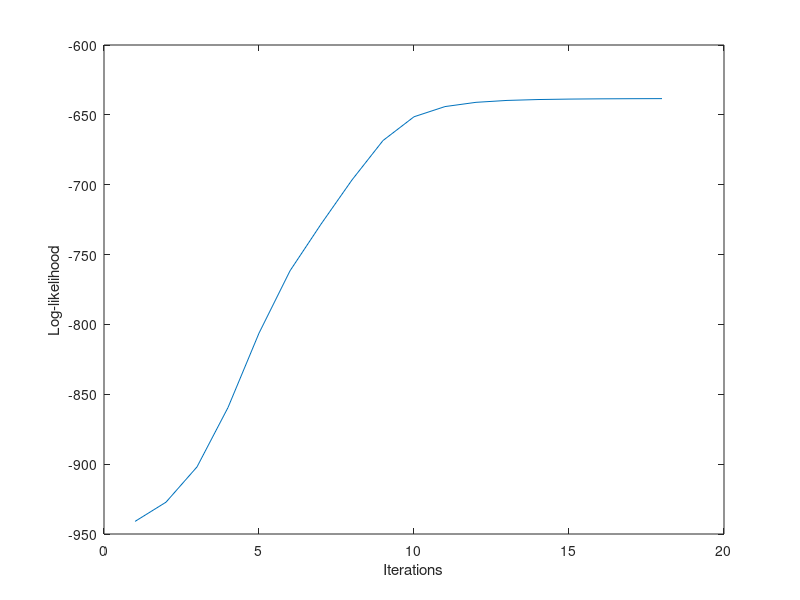
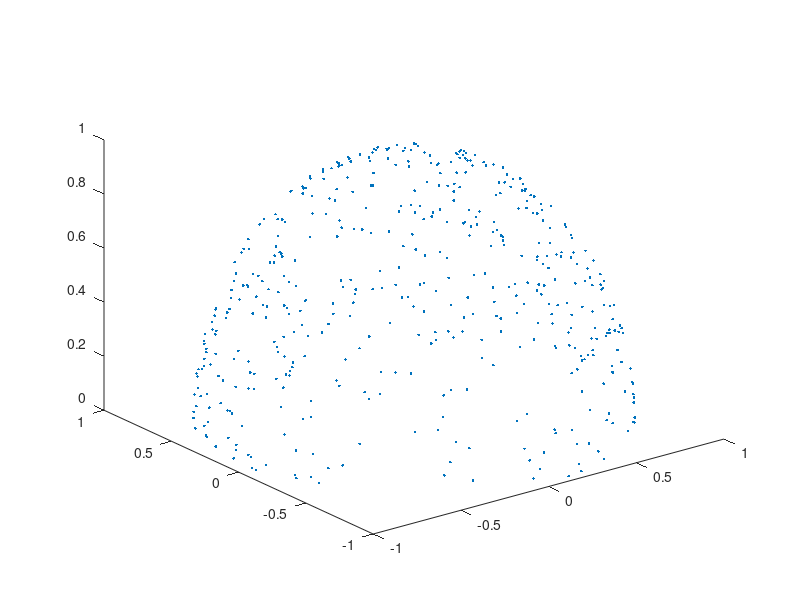

MATLAB code to generate these figures, in order: (Note: this script raises an error after producing the figures.)
clear all
close all

%% Load data
load clusterdata3d % gives 'data' -- also try with other datasets!
[N, D] = size(data);

%% Initialize parameters
K = 3; % try with different parameters
mu = cell(K, 1);
Sigma = cell(K, 1);
pi_k = ones(K, 1)/K;
for k = 1:K
  % Let mu_k be a random data point:
  mu{k} = data(randi(N), :);
  % Let Sigma_k be the identity matrix:
  Sigma{k} = eye(D);
end % for

%% Loop until you're happy
max_iter = 100; % XXX: you should find a better convergence check than a max iteration counter
log_likelihood = zeros(max_iter,1);
delta = 10000;
iter = 1;
while (delta > 0.1) && (iter < max_iter)  %% Compute responsibilities
  % XXX: FILL ME IN!
  gamma = zeros(K,N);
  for i=1:N
      for j= 1:K
         gmm = 0;
         for h = 1:K
             gmm = gmm + (pi_k(h,1) * mvnpdf(data(i,:), mu{h}, Sigma{h}));
         end
        gamma(j,i) = (pi_k(j,1) * mvnpdf(data(i,:), mu{j}, Sigma{j})) / gmm;
      end
  end
  
  %% Update parameters
  % N_k
  N_k = zeros(K,1);
    for k=1:K
      for n = 1:N      
          N_k(k,1) = N_k(k,1) + gamma(k,n);
      end
    end
  
  %Mu
  
  for k = 1:K
      acc = 0;
      for n=1:N,
          acc = acc + gamma(k,n) * data(n,:);
      end
      mu{k} = acc/N_k(k);
  end
  
  %Sigma
  for k=1:K
      acc = zeros(D);
      for n=1:N
          acc = acc + gamma(k,n)*((data(n,:) - mu{k})')*((data(n,:) - mu{k}));
      end
      Sigma{k} = acc/N_k(k);
  end
  
  %Pi
  for k=1:K
      pi_k(k,1) = N_k(k)/N;
  end
  
  %% Compute log-likelihood of data
  
  for n=1:N
      log_n = 0;
      for k=1:K
          log_n = log_n + pi_k(k) * mvnpdf(data(n,:), mu{k}, Sigma{k});
      end
      
      log_likelihood(iter) = log_likelihood(iter) + log(log_n);
  end  

  if ( iter > 1)
    delta = log_likelihood(iter) - log_likelihood(iter-1);
  end
  
  iter = iter + 1

  
end % for

%% Plot log-likelihood -- did we converge?
figure
plot(log_likelihood(1:(iter-1)));
xlabel('Iterations'); ylabel('Log-likelihood');

%% Plot data
figure
if (D == 2)
  plot(data(:, 1), data(:, 2), '.');
elseif (D == 3)
  plot3(data(:, 1), data(:, 2), data(:, 3), '.');
end % if
hold on
for k = 1:K
  plot_normal(mu{k}, Sigma{k});
end % for
hold off
